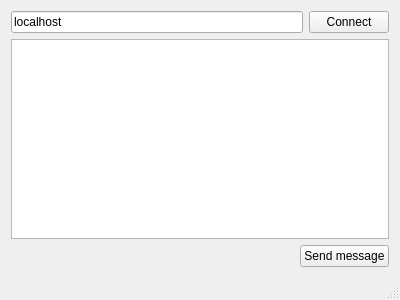
<?xml version="1.0" encoding="UTF-8"?>
<ui version="4.0">
 <class>MainWindow</class>
 <widget class="QMainWindow" name="MainWindow">
  <property name="geometry">
   <rect>
    <x>0</x>
    <y>0</y>
    <width>400</width>
    <height>300</height>
   </rect>
  </property>
  <property name="windowTitle">
   <string>Client</string>
  </property>
  <widget class="QWidget" name="centralWidget">
   <layout class="QVBoxLayout" name="verticalLayout">
    <item>
     <layout class="QHBoxLayout" name="horizontalLayout">
      <item>
       <widget class="QLineEdit" name="lineEdit">
        <property name="text">
         <string>localhost</string>
        </property>
       </widget>
      </item>
      <item>
       <widget class="QPushButton" name="pushButton">
        <property name="text">
         <string>Connect</string>
        </property>
       </widget>
      </item>
     </layout>
    </item>
    <item>
     <widget class="QPlainTextEdit" name="plainTextEdit"/>
    </item>
    <item>
     <layout class="QHBoxLayout" name="horizontalLayout_2">
      <item>
       <spacer name="horizontalSpacer">
        <property name="orientation">
         <enum>Qt::Horizontal</enum>
        </property>
        <property name="sizeHint" stdset="0">
         <size>
          <width>268</width>
          <height>20</height>
         </size>
        </property>
       </spacer>
      </item>
      <item>
       <widget class="QPushButton" name="pushButton_2">
        <property name="text">
         <string>Send message</string>
        </property>
       </widget>
      </item>
     </layout>
    </item>
   </layout>
  </widget>
  <widget class="QStatusBar" name="statusBar"/>
 </widget>
 <layoutdefault spacing="6" margin="11"/>
 <resources/>
 <connections/>
</ui>
